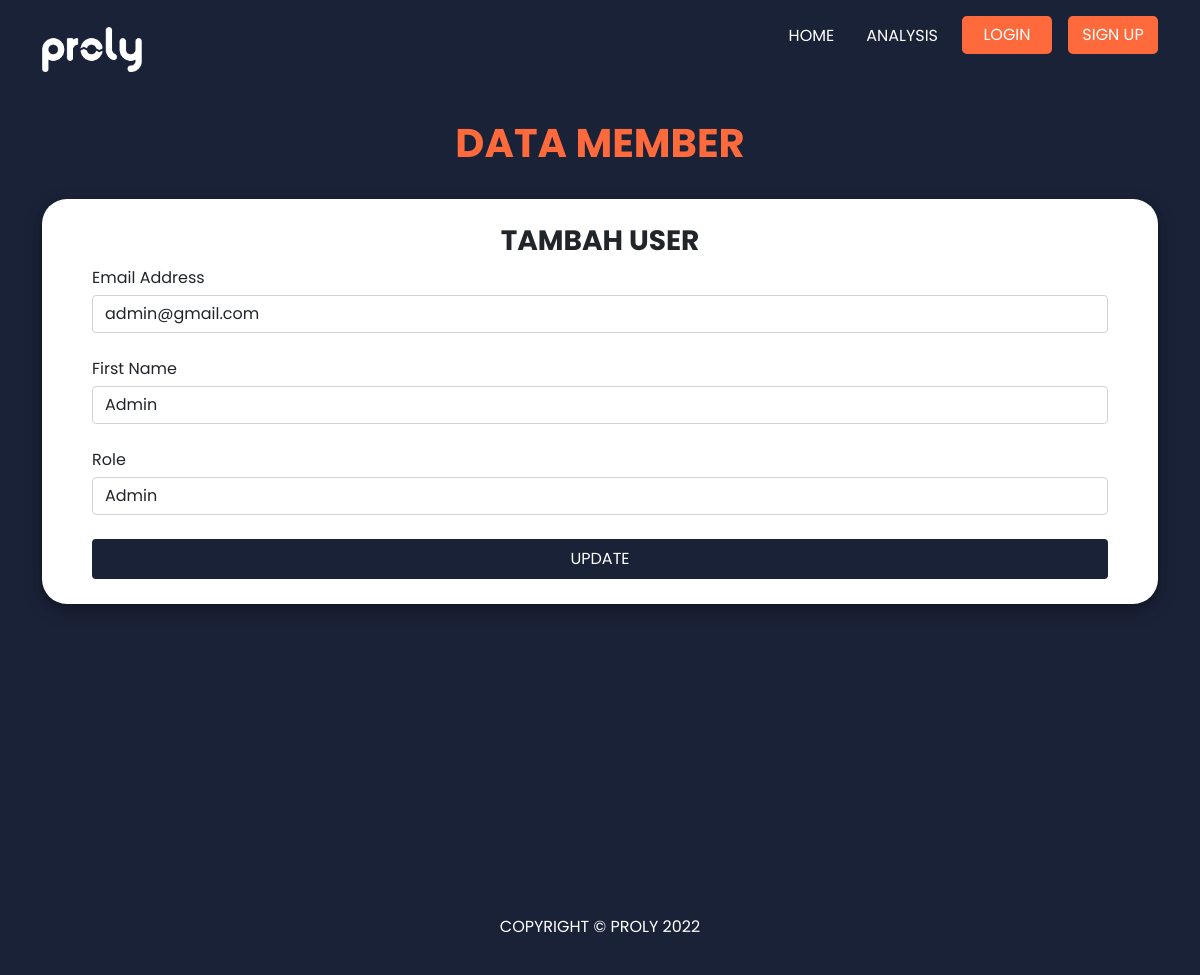
The page /form-update/1 on the database its author committed.
### website/models.py (models this page shows)
class User(db.Model, UserMixin):
    id = db.Column(db.Integer, primary_key=True)
    email = db.Column(db.String(150), unique=True)
    password = db.Column(db.String(150))
    first_name = db.Column(db.String(150))
    role = db.Column(db.String(150))
    visit = db.relationship('Visit')

### website/views.py (the view)
@views.route('/form-update/<int:id>')
def updateForm(id):
    user_update = User.query.filter_by(id=id).first()
    print(user_update)
    return render_template("form-update.html", user=current_user, data=user_update)

### website/templates/form-update.html (shortened to what this page needs)
{% extends 'base.html' %} {% block title %}Data Member{% endblock %} {% block
content %}
<br />
<div class="container">
  <h1 class="fw-bolder text-center text-tertiary">DATA MEMBER</h1>
  <br />
  <div class="box-form">
    <form method="POST" action="/form-update" class="form-prevent">
      <h3 align="center" class="fw-bolder">TAMBAH USER</h3>
      <div class="form-group">
        <label for="email">Email Address</label>
        <input
          type="email"
          class="form-control"
          id="email"
          name="email"
          placeholder="Enter Email"
          value="{{ data.email }}"
        />
      </div>
      <br />
      <div class="form-group">
        <label for="firstName">First Name</label>
        <input
          type="text"
          class="form-control"
          id="firstName"
          name="firstName"
          placeholder="Enter First Name"
          value="{{ data.first_name }}"
        />
      </div>
      <br />
      <div class="form-group">
        <label for="role">Role</label>
        <input
          type="text"
          class="form-control"
          id="role"
          name="role"
          placeholder="Enter First Name"
          value="{{ data.role }}"
        />
      </div>
      <br />
      <button type="submit" class="btn btn-submit button-prevent">
        <div class="hide-text">UPDATE</div>
      </button>
    </form>
  </div>
</div>
{% endblock %}

### website/static/style/base.css (style rules this page uses)
* { box-sizing: border-box; font-family: "Poppins", sans-serif; }
:root { --primary-color: #1a2238; --secondary-color: #9daaf2; --tertiary-color: #ff6a3d; --quadrant-color: #f4db7d; --neutral-color: #ffffff; }

### website/static/style/content.css (style rules this page uses)
* { box-sizing: border-box; font-family: "Poppins", sans-serif; }
:root { --primary-color: #1a2238; --secondary-color: #9daaf2; --tertiary-color: #ff6a3d; --quadrant-color: #f4db7d; --neutral-color: #ffffff; }
.text-tertiary { color: var(--tertiary-color); }
.box-form { background-color: var(--neutral-color); padding: 25px 50px; border-radius: 25px; box-shadow: 0 4px 8px 0 rgba(0, 0, 0, 0.2), 0 6px 20px 0 rgba(0, 0, 0, 0.19); }
.btn-submit { width: 100%; background-color: var(--primary-color); border: 2px solid var(--primary-color); color: var(--neutral-color); }
form label { padding-bottom: 5px; }

### rows shown on the page
User: email "admin@gmail.com", firstName "Admin", role "Admin"
